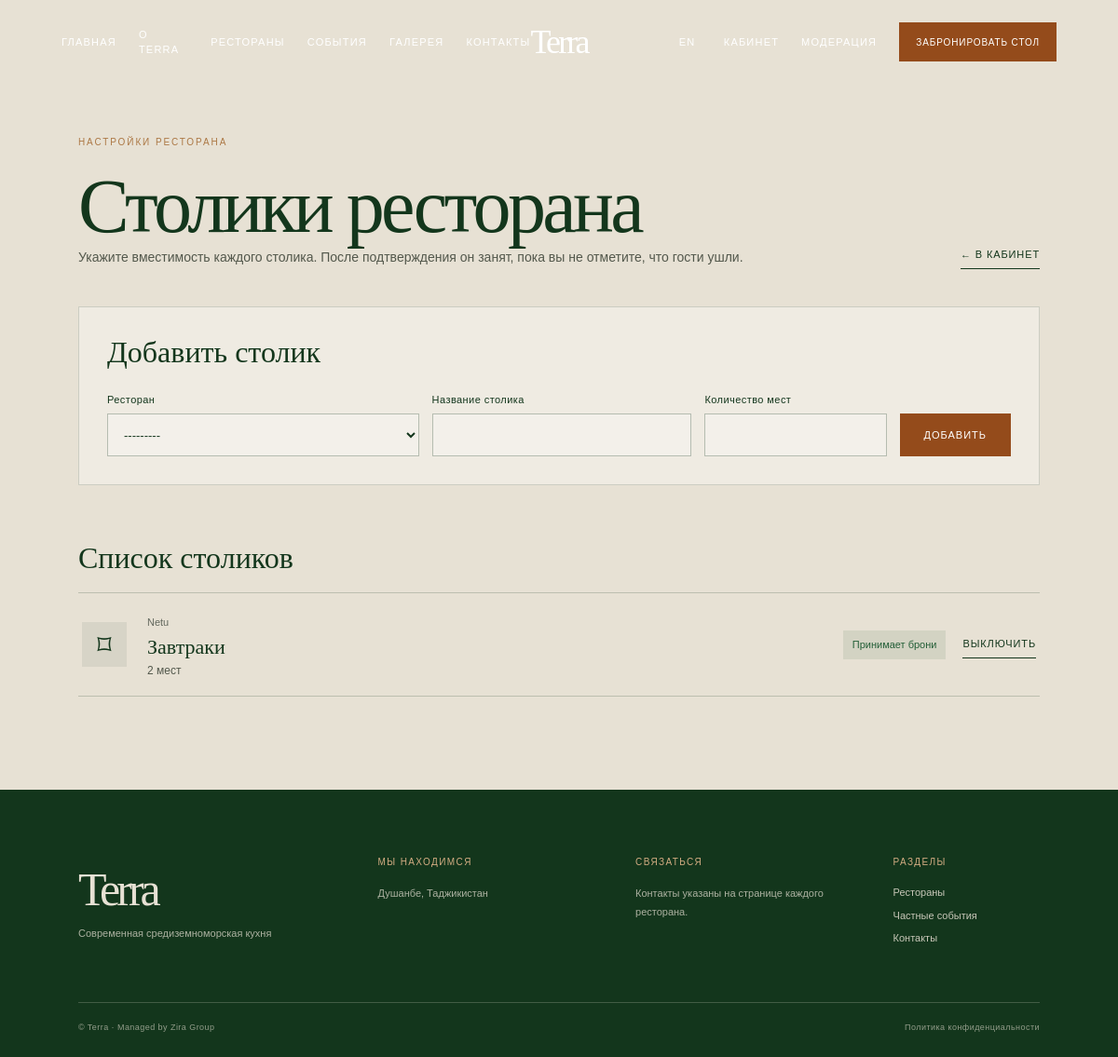
The app's page /owner/tables/ (signed in) with its own data.
### restaurant/models.py (models this page shows, shortened)
class RestaurantTable(models.Model):
    restaurant = models.ForeignKey(
        Restaurant,
        on_delete=models.CASCADE,
        related_name='tables',
        verbose_name='Ресторан',
    )
    name = models.CharField('Название столика', max_length=80)
    capacity = models.PositiveSmallIntegerField(
        'Количество мест',
        validators=[MinValueValidator(1), MaxValueValidator(20)],
    )
    is_active = models.BooleanField('Доступен для бронирования', default=True)
    class Meta:
        ordering = ['restaurant__name', 'name']
        constraints = [
            models.UniqueConstraint(
                fields=['restaurant', 'name'],
                name='unique_table_name_per_restaurant',
            ),
        ]
        verbose_name = 'столик'
        verbose_name_plural = 'столики'

class Restaurant(models.Model):
    owner = models.ForeignKey(
        User,
        on_delete=models.CASCADE,
        related_name='restaurants',
        verbose_name='Владелец аккаунта',
        null=True,
        blank=True,
    )
    name = models.CharField('Название', max_length=150)
    slug = models.SlugField('Адрес страницы', unique=True)
    cuisine = models.CharField('Кухня или тип заведения', max_length=100, blank=True)
    description = models.TextField('Описание')
    address = models.CharField('Адрес', max_length=250)
    phone = models.CharField('Телефон', max_length=40, blank=True)
    opening_hours = models.CharField('Часы работы', max_length=100, blank=True)
    menu_is_sample = models.BooleanField(
        'В меню есть примеры, не подтверждённые рестораном',
        default=False,
    )
    latitude = models.DecimalField('Широта карты', max_digits=9, decimal_places=6)
    longitude = models.DecimalField('Долгота карты', max_digits=9, decimal_places=6)
    image = models.ImageField(
        'Фотография ресторана',
        upload_to='restaurants/',
        blank=True,
    )
    image_url = models.URLField('Ссылка на фотографию', blank=True)
    is_approved = models.BooleanField('Показывать на сайте', default=True)
    moderation_note = models.TextField('Комментарий модератора', blank=True)
    created_at = models.DateTimeField('Создан', auto_now_add=True)
    class Meta:
        ordering = ['name']
        verbose_name = 'ресторан'
        verbose_name_plural = 'рестораны'
    def __str__(self):
        return self.name

### restaurant/views.py (the view, shortened to what this page needs)
# urls.py: path('owner/tables/', TableManageView.as_view(), name='table_manage'),
class TableManageView(SuperuserRequiredMixin, SiteContextMixin, TemplateView):
    template_name = 'restaurant/table_manage.html'
    def get_context_data(self, **kwargs):
        context = super().get_context_data(**kwargs)
        context['restaurants'] = Restaurant.objects.filter(owner=self.request.user)
        context['tables'] = RestaurantTable.objects.filter(
            restaurant__owner=self.request.user,
        ).select_related('restaurant')
        context['form'] = RestaurantTableForm(user=self.request.user)
        return context

### restaurant/forms.py
class RestaurantTableForm(forms.ModelForm):
    class Meta:
        model = RestaurantTable
        fields = ['restaurant', 'name', 'capacity']
        widgets = {
            'restaurant': forms.Select(attrs={'class': 'form-input'}),
            'name': forms.TextInput(attrs={'class': 'form-input'}),
            'capacity': forms.NumberInput(attrs={
                'class': 'form-input',
                'min': 1,
                'max': 20,
            }),
        }
    def __init__(self, *args, user, **kwargs):
        super().__init__(*args, **kwargs)
        self.fields['restaurant'].queryset = Restaurant.objects.filter(owner=user)

### restaurant/views.py (called while the page is built)
def save_language_in_session(request):
    language = request.GET.get('language')
    if language in ('ru', 'en'):
        request.session['language'] = language
    request.language = request.session.get('language', 'ru')

def get_shared_context(request):
    return {
        'site_settings': SiteSettings.objects.first(),
        'site_language': request.language,
        'booking_form': BookingRequestForm(),
    }

    def dispatch(self, request, *args, **kwargs):
        save_language_in_session(request)
        return super().dispatch(request, *args, **kwargs)

    def get_context_data(self, **kwargs):
        context = super().get_context_data(**kwargs)
        context.update(get_shared_context(self.request))
        return context

    def test_func(self):
        return self.request.user.is_superuser

### restaurant/templates/restaurant/table_manage.html (shortened to what this page needs)
{% load static %}
<!doctype html>
<html lang="{{ site_language }}">
<head>
    {% include 'restaurant/head_assets.html' %}
</head>
<body class="bg-terra-ivory font-clean text-terra-green">
{% include 'restaurant/site_header.html' %}
<main class="owner-page section-wrap">
    <header class="owner-page-heading">
        <div><p class="eyebrow">{% if site_language == 'en' %}Restaurant setup{% else %}Настройки ресторана{% endif %}</p><h1 class="display-heading">{% if site_language == 'en' %}Your tables{% else %}Столики ресторана{% endif %}</h1><p>{% if site_language == 'en' %}Set each table's capacity. Confirmed bookings keep it unavailable until you mark the guests as departed.{% else %}Укажите вместимость каждого столика. После подтверждения он занят, пока вы не отметите, что гости ушли.{% endif %}</p></div>
        <a class="text-link" href="{% url 'restaurant:dashboard' %}">← {% if site_language == 'en' %}Dashboard{% else %}В кабинет{% endif %}</a>
    </header>
    {% if restaurants %}
        <section class="table-create-card">
            <h2>{% if site_language == 'en' %}Add a table{% else %}Добавить столик{% endif %}</h2>
            <form method="post" class="table-create-form">
                {% for field in form %}
                    <div class="form-field"><label for="{{ field.id_for_label }}">{{ field.label }}</label>{{ field }}{% for error in field.errors %}<span class="field-error">{{ error }}</span>{% endfor %}</div>
                {% endfor %}
                <button class="button" type="submit">{% if site_language == 'en' %}Add table{% else %}Добавить{% endif %}</button>
            </form>
        </section>
    {% else %}
        <div class="moderation-empty"><h2>{% if site_language == 'en' %}Add a restaurant first{% else %}Сначала добавьте ресторан{% endif %}</h2><a class="button" href="{% url 'restaurant:restaurant_add' %}">{% if site_language == 'en' %}Add restaurant{% else %}Добавить ресторан{% endif %}</a></div>
    {% endif %}
    <section class="table-list-section">
        <h2>{% if site_language == 'en' %}Table list{% else %}Список столиков{% endif %}</h2>
        <div class="table-list">
            {% for table in tables %}
                <article class="table-card">
                    <div class="table-icon" aria-hidden="true">⌑</div>
                    <div class="table-card-copy"><span>{{ table.restaurant.name }}</span><h3>{{ table.name }}</h3><p>{{ table.capacity }} {% if site_language == 'en' %}seats{% else %}мест{% endif %}</p></div>
                    <span class="table-state {% if not table.is_active %}is-inactive{% endif %}">{% if table.is_active %}{% if site_language == 'en' %}Available{% else %}Принимает брони{% endif %}{% else %}{% if site_language == 'en' %}Paused{% else %}Выключен{% endif %}{% endif %}</span>
                    <form method="post" action="{% url 'restaurant:table_toggle' table.pk %}">{% csrf_token %}<button class="text-link" type="submit">{% if table.is_active %}{% if site_language == 'en' %}Pause{% else %}Выключить{% endif %}{% else %}{% if site_language == 'en' %}Activate{% else %}Включить{% endif %}{% endif %}</button></form>
                </article>
            {% empty %}
                {% if restaurants %}<p class="empty-note">{% if site_language == 'en' %}No tables added yet.{% else %}Столиков пока нет — добавьте первый выше.{% endif %}</p>{% endif %}
            {% endfor %}
        </div>
    </section>
</main>
{% include 'restaurant/site_footer.html' %}
</body>
</html>

### restaurant/static/restaurant/css/site.css (style rules this page uses)
:root { color-scheme: light; --ivory: #e7e1d4; --green: #13361c; --olive: #33412a; --clay: #944b1b; --gold: #ac7845; --serif: Georgia, "Times New Roman", serif; --sans: Arial, Helvetica, sans-serif; }
* { box-sizing: border-box; }
html { scroll-behavior: smooth; }
body { margin: 0; font-family: var(--sans); }
body, button, input, textarea { font-family: var(--sans); }
button, a { -webkit-tap-highlight-color: transparent; }
a { color: inherit; text-decoration: none; }
button { color: inherit; }
.button { display: inline-flex; min-height: 50px; align-items: center; justify-content: center; padding: 0 25px; border: 1px solid var(--clay); background: var(--clay); color: #fff; cursor: pointer; font-size: 11px; letter-spacing: .09em; text-align: center; text-transform: uppercase; transition: background-color .2s ease, color .2s ease, border-color .2s ease, transform .2s ease; }
.eyebrow { margin: 0 0 18px; color: var(--gold); font-size: 10px; letter-spacing: .19em; line-height: 1.6; text-transform: uppercase; }
.text-link { display: inline-flex; align-items: center; gap: 8px; border-bottom: 1px solid currentColor; padding-bottom: 6px; font-size: 11px; letter-spacing: .08em; text-transform: uppercase; }
.section-wrap { width: min(1300px, 86%); margin: 0 auto; }
.display-heading { margin: 0; font: 400 clamp(38px, 5.7vw, 76px)/1.05 var(--serif); letter-spacing: -.045em; }
.form-field { display: grid; gap: 7px; }
.form-field label { font-size: 11px; letter-spacing: .04em; }
.form-input { width: 100%; min-height: 46px; padding: 12px 13px; border: 1px solid rgba(19, 54, 28, .28); border-radius: 0; background: rgba(255,255,255,.25); color: var(--green); font-size: 13px; }
.owner-page { min-height: 60vh; padding-top: 145px; padding-bottom: 100px; }
.owner-welcome > div > p:last-child, .owner-page-heading > div > p:last-child { color: #53584c; font-size: 14px; line-height: 1.7; }
.owner-section-heading h2, .table-list-section > h2, .table-create-card > h2, .moderation-section > h2 { margin: 0; font: 400 32px var(--serif); }
.owner-page-heading { display: flex; align-items: flex-end; justify-content: space-between; gap: 24px; margin-bottom: 40px; }
.owner-page-heading h1 { font-size: clamp(48px, 7vw, 82px); }
.table-create-card { margin-bottom: 60px; padding: 30px; border: 1px solid rgba(19,54,28,.16); background: rgba(255,255,255,.32); }
.table-create-card > h2 { margin-bottom: 24px; }
.table-create-form { display: grid; grid-template-columns: 1.2fr 1fr .7fr auto; gap: 14px; align-items: end; }
.table-create-form .button { min-height: 46px; }
.table-list-section > h2 { margin-bottom: 18px; }
.table-list { border-top: 1px solid rgba(19,54,28,.2); }
.table-card { display: grid; grid-template-columns: 52px 1fr auto auto; gap: 18px; align-items: center; padding: 18px 4px; border-bottom: 1px solid rgba(19,54,28,.2); }
.table-icon { display: grid; width: 48px; height: 48px; place-items: center; background: #d7d4c7; font: 30px var(--serif); }
.table-card-copy > span { color: #62675d; font-size: 11px; }
.table-card-copy h3 { margin: 3px 0; font: 400 22px var(--serif); }
.table-card-copy p { margin: 0; color: #53584c; font-size: 12px; }
.table-state { padding: 7px 10px; background: rgba(35,94,55,.1); color: #235e37; font-size: 11px; }
.table-card form { margin: 0; }

### records on screen
RestaurantTable: restaurant.name "Netu", name "Завтраки", capacity "2", is_active "Принимает брони"

### other values on screen
{{ field.label }} "Ресторан" "Название столика" "Количество мест"
